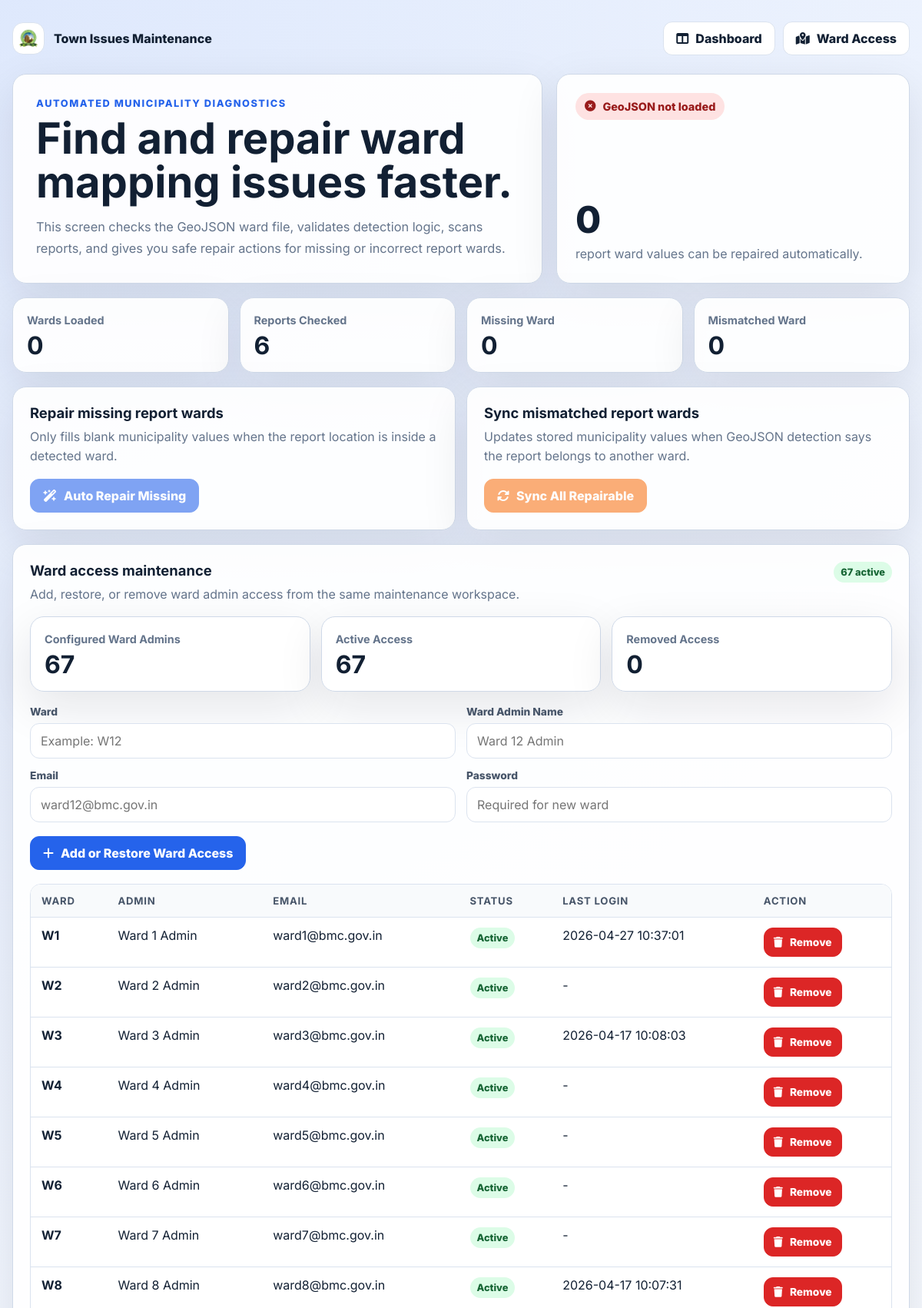
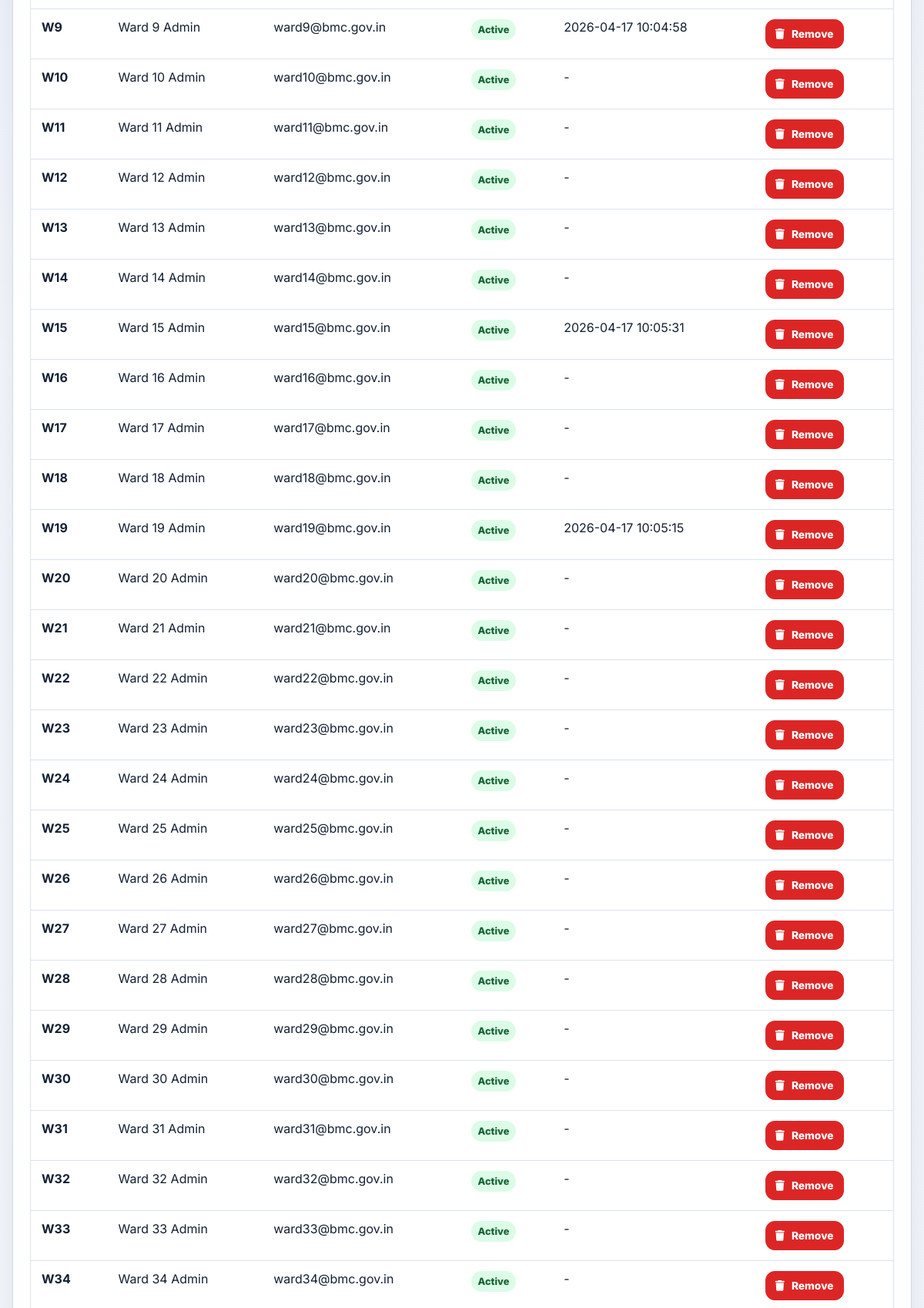
The page /tools/maintenance/debug_municipality.php (signed in, upper part) on the database its author committed (2 pictures, top to bottom).
### tables this page shows
CREATE TABLE `users` (
  `id` int(11) NOT NULL,
  `full_name` varchar(100) NOT NULL,
  `email` varchar(150) NOT NULL,
  `password_hash` varchar(255) NOT NULL,
  `user_type` enum('citizen','volunteer','municipal_admin','ward_admin','super_admin') NOT NULL,
  `ward` varchar(10) DEFAULT NULL,
  `is_active` tinyint(1) DEFAULT 1,
  `last_login` datetime DEFAULT NULL,
  `created_at` timestamp NOT NULL DEFAULT current_timestamp()
);

### app/Services/BhubaneswarDetector.php (called while the page is built, shortened)
<?php
class BhubaneswarWardDetector
{
    private $wards = [];
    private function loadGeoJSON()
    {
        $path = __DIR__ . '/../../data/Wards.geojson';
    }
    public function detectWard($lat, $lng)
    {
        return null;
    }
    public function getAllWards()
    {
        return $this->wards;
    }
}

### tools/maintenance/debug_municipality.php (the view, shortened to what this page needs)
<?php
require_once __DIR__ . '/../../app/Services/BhubaneswarDetector.php';
function h($value) {
    return htmlspecialchars((string)$value, ENT_QUOTES, 'UTF-8');
}
function normalizeWard($ward) {
    return strtolower(trim((string)$ward));
}
function queryAll($db, $sql) {
    $stmt = $db->prepare($sql);
    $stmt->execute();
    $result = $stmt->get_result();
    $rows = $result ? $result->fetch_all(MYSQLI_ASSOC) : [];
    return $rows;
}
function getWardAdmins($db) {
    $stmt = $db->prepare("
        SELECT id, full_name, email, UPPER(ward) AS ward_label, is_active, last_login, created_at
        FROM users
        WHERE user_type = 'ward_admin'
        ORDER BY CAST(SUBSTRING(ward, 2) AS UNSIGNED), ward ASC
    ");
    $stmt->execute();
    $rows = $stmt->get_result()->fetch_all(MYSQLI_ASSOC);
    return $rows;
}
function buildDiagnostics($db, $wardDetector) {
    $wards = $wardDetector->getAllWards();
    $reports = queryAll(
        $db,
        "SELECT id, latitude, longitude, municipality, category, description, created_at
         FROM reports
         ORDER BY created_at DESC"
    );
    $wardChecks = [];
    $wardFailures = 0;
    $totalReports = count($reports);
    $missingWard = 0;
    $mismatchedWard = 0;
    $outsideBoundary = 0;
    $correctWard = 0;
    $issueRows = [];
    $recentRows = array_slice($reports, 0, 20);
    $wardDistribution = [];
    foreach ($reports as $report) {
        $storedWard = normalizeWard($report['municipality'] ?? '');
        $detectedWard = $wardDetector->detectWard((float)$report['latitude'], (float)$report['longitude']);
        $detectedKey = normalizeWard($detectedWard ?? '');
        $issue = null;
        if ($detectedWard === null) {
            $outsideBoundary++;
            $issue = 'Outside boundary or not detected';
        } elseif ($storedWard === '') {
            $missingWard++;
            $issue = 'Missing ward';
        } elseif ($storedWard !== $detectedKey) {
            $mismatchedWard++;
            $issue = 'Stored ward mismatch';
        } else {
            $correctWard++;
        }
        if ($issue && count($issueRows) < 30) {
            $issueRows[] = $report + [
                'detected_ward' => $detectedWard,
                'issue' => $issue,
            ];
        }
    }
    ksort($wardDistribution, SORT_NATURAL);
    return [
        'wards' => $wards,
        'ward_checks' => $wardChecks,
        'ward_failures' => $wardFailures,
        'reports' => $reports,
        'recent_reports' => $recentRows,
        'issue_rows' => $issueRows,
        'ward_distribution' => $wardDistribution,
        'summary' => [
            'total_reports' => $totalReports,
            'total_wards' => count($wards),
            'missing_ward' => $missingWard,
            'mismatched_ward' => $mismatchedWard,
            'outside_boundary' => $outsideBoundary,
            'correct_ward' => $correctWard,
            'repairable' => $missingWard + $mismatchedWard,
        ],
    ];
}
$database = new Database();
$db = $database->getConnection();
$wardDetector = new BhubaneswarWardDetector();
$diagnostics = buildDiagnostics($db, $wardDetector);
$summary = $diagnostics['summary'];
$statusLevel = 'healthy';
$statusText = 'System healthy';
if ($summary['total_wards'] === 0) {
    $statusLevel = 'danger';
    $statusText = 'GeoJSON not loaded';
}
$wardAdmins = getWardAdmins($db);
$activeWardCount = count(array_filter($wardAdmins, static fn($wardAdmin) => (int)$wardAdmin['is_active'] === 1));
$removedWardCount = count($wardAdmins) - $activeWardCount;
?>
<!DOCTYPE html>
<html lang="en">
<head>
    <link rel="stylesheet" href="https://cdnjs.cloudflare.com/ajax/libs/font-awesome/6.5.0/css/all.min.css">
</head>
<body>
    <main class="page">
        <header class="topbar">
            <div class="brand">
                <img src="/town_issues/assets/images/BRP.png" alt="Town Issues logo">
                <span>Town Issues Maintenance</span>
            </div>
            <nav class="nav-actions" aria-label="Maintenance navigation">
                <a class="btn" href="/town_issues/admin_dashboard.php">
                    <i class="fa-solid fa-table-columns" aria-hidden="true"></i>
                    Dashboard
                </a>
                <a class="btn" href="#ward-access">
                    <i class="fa-solid fa-map-location-dot" aria-hidden="true"></i>
                    Ward Access
                </a>
            </nav>
        </header>
        <section class="hero">
            <div class="hero-card">
                <p class="eyebrow">Automated Municipality Diagnostics</p>
                <h1>Find and repair ward mapping issues faster.</h1>
                <p class="lead">
                    This screen checks the GeoJSON ward file, validates detection logic, scans reports,
                    and gives you safe repair actions for missing or incorrect report wards.
                </p>
            </div>
            <aside class="status-card">
                <span class="status-pill <?php echo h($statusLevel); ?>">
                    <i class="fa-solid <?php echo $statusLevel === 'healthy' ? 'fa-circle-check' : ($statusLevel === 'danger' ? 'fa-circle-xmark' : 'fa-triangle-exclamation'); ?>" aria-hidden="true"></i>
                    <?php echo h($statusText); ?>
                </span>
                <div>
                    <p class="status-number"><?php echo h($summary['repairable']); ?></p>
                    <p class="status-copy">report ward values can be repaired automatically.</p>
                </div>
            </aside>
        </section>
        <section class="stats-grid" aria-label="Maintenance summary">
            <div class="stat-card">
                <span>Wards Loaded</span>
                <strong><?php echo h($summary['total_wards']); ?></strong>
            </div>
            <div class="stat-card">
                <span>Reports Checked</span>
                <strong><?php echo h($summary['total_reports']); ?></strong>
            </div>
            <div class="stat-card">
                <span>Missing Ward</span>
                <strong><?php echo h($summary['missing_ward']); ?></strong>
            </div>
            <div class="stat-card">
                <span>Mismatched Ward</span>
                <strong><?php echo h($summary['mismatched_ward']); ?></strong>
            </div>
        </section>
        <section class="automation">
            <div class="panel">
                <div class="panel-header">
                    <div>
                        <h2>Repair missing report wards</h2>
                        <p>Only fills blank municipality values when the report location is inside a detected ward.</p>
                    </div>
                </div>
                <form method="post">
                    <button class="btn btn-primary" type="submit" <?php echo $summary['missing_ward'] === 0 ? 'disabled' : ''; ?>>
                        <i class="fa-solid fa-wand-magic-sparkles" aria-hidden="true"></i>
                        Auto Repair Missing
                    </button>
                </form>
            </div>
            <div class="panel">
                <div class="panel-header">
                    <div>
                        <h2>Sync mismatched report wards</h2>
                        <p>Updates stored municipality values when GeoJSON detection says the report belongs to another ward.</p>
                    </div>
                </div>
                <form method="post">
                    <button class="btn btn-warning" type="submit" <?php echo ($summary['missing_ward'] + $summary['mismatched_ward']) === 0 ? 'disabled' : ''; ?>>
                        <i class="fa-solid fa-rotate" aria-hidden="true"></i>
                        Sync All Repairable
                    </button>
                </form>
            </div>
        </section>
        <div class="stack">
            <section class="panel" id="ward-access">
                <div class="panel-header">
                    <div>
                        <h2>Ward access maintenance</h2>
                        <p>Add, restore, or remove ward admin access from the same maintenance workspace.</p>
                    </div>
                    <span class="badge good"><?php echo h($activeWardCount); ?> active</span>
                </div>
                <section class="stats-grid ward-admin-summary" aria-label="Ward access summary">
                    <div class="stat-card">
                        <span>Configured Ward Admins</span>
                        <strong><?php echo h(count($wardAdmins)); ?></strong>
                    </div>
                    <div class="stat-card">
                        <span>Active Access</span>
                        <strong><?php echo h($activeWardCount); ?></strong>
                    </div>
                    <div class="stat-card">
                        <span>Removed Access</span>
                        <strong><?php echo h($removedWardCount); ?></strong>
                    </div>
                </section>
                <form method="post">
                    <div class="form-grid">
                        <div class="field">
                            <label for="ward">Ward</label>
                            <input id="ward" name="ward" placeholder="Example: W12" required>
                        </div>
                        <div class="field">
                            <label for="full_name">Ward Admin Name</label>
                            <input id="full_name" name="full_name" placeholder="Ward 12 Admin" required>
                        </div>
                        <div class="field">
                            <label for="email">Email</label>
                            <input id="email" name="email" type="email" placeholder="ward12@bmc.gov.in" required>
                        </div>
                        <div class="field">
                            <label for="password">Password</label>
                            <input id="password" name="password" type="password" placeholder="Required for new ward">
                        </div>
                    </div>
                    <button class="btn btn-primary" type="submit">
                        <i class="fa-solid fa-plus" aria-hidden="true"></i>
                        Add or Restore Ward Access
                    </button>
                </form>
                <div class="table-wrap" style="margin-top:18px;">
                    <table>
                        <thead>
                            <tr>
                                <th>Ward</th>
                                <th>Admin</th>
                                <th>Email</th>
                                <th>Status</th>
                                <th>Last Login</th>
                                <th>Action</th>
                            </tr>
                        </thead>
                        <tbody>
                            <?php if (empty($wardAdmins)): ?>
                                <tr>
                                    <td colspan="6">No ward admin access has been configured yet.</td>
                                </tr>
                            <?php else: ?>
                                <?php foreach ($wardAdmins as $wardAdmin): ?>
                                    <tr>
                                        <td><strong><?php echo h($wardAdmin['ward_label']); ?></strong></td>
                                        <td><?php echo h($wardAdmin['full_name']); ?></td>
                                        <td><?php echo h($wardAdmin['email']); ?></td>
                                        <td>
                                            <span class="badge <?php echo (int)$wardAdmin['is_active'] === 1 ? 'good' : 'bad'; ?>">
                                                <?php echo (int)$wardAdmin['is_active'] === 1 ? 'Active' : 'Removed'; ?>
                                            </span>
                                        </td>
                                        <td><?php echo h($wardAdmin['last_login'] ?: '-'); ?></td>
                                        <td>
                                            <?php if ((int)$wardAdmin['is_active'] === 1): ?>
                                                <form method="post" onsubmit="return confirm('Remove access for <?php echo h($wardAdmin['ward_label']); ?>?');">
                                                    <button class="btn btn-danger" type="submit">
                                                        <i class="fa-solid fa-trash" aria-hidden="true"></i>
                                                        Remove
                                                    </button>
                                                </form>
                                            <?php else: ?>
                                                <span class="muted">Add again to restore</span>
                                            <?php endif; ?>
                                        </td>
                                    </tr>
                                <?php endforeach; ?>
                            <?php endif; ?>
                        </tbody>
                    </table>
                </div>
            </section>
        </div>
    </main>
</body>
</html>

### rows shown on the page
users: ward_label "W1", full_name "Ward 1 Admin", email "ward1@bmc.gov.in", is_active "Active", last_login "2026-04-27 10:37:01"
users: ward_label "W2", full_name "Ward 2 Admin", email "ward2@bmc.gov.in", is_active "Active", last_login "-"
users: ward_label "W3", full_name "Ward 3 Admin", email "ward3@bmc.gov.in", is_active "Active", last_login "2026-04-17 10:08:03"
users: ward_label "W4", full_name "Ward 4 Admin", email "ward4@bmc.gov.in", is_active "Active", last_login "-"
users: ward_label "W5", full_name "Ward 5 Admin", email "ward5@bmc.gov.in", is_active "Active", last_login "-"
users: ward_label "W6", full_name "Ward 6 Admin", email "ward6@bmc.gov.in", is_active "Active", last_login "-"
users: ward_label "W7", full_name "Ward 7 Admin", email "ward7@bmc.gov.in", is_active "Active", last_login "-"
users: ward_label "W8", full_name "Ward 8 Admin", email "ward8@bmc.gov.in", is_active "Active", last_login "2026-04-17 10:07:31"
users: ward_label "W9", full_name "Ward 9 Admin", email "ward9@bmc.gov.in", is_active "Active", last_login "2026-04-17 10:04:58"
users: ward_label "W10", full_name "Ward 10 Admin", email "ward10@bmc.gov.in", is_active "Active", last_login "-"
users: ward_label "W11", full_name "Ward 11 Admin", email "ward11@bmc.gov.in", is_active "Active", last_login "-"
users: ward_label "W12", full_name "Ward 12 Admin", email "ward12@bmc.gov.in", is_active "Active", last_login "-"
users: ward_label "W13", full_name "Ward 13 Admin", email "ward13@bmc.gov.in", is_active "Active", last_login "-"
users: ward_label "W14", full_name "Ward 14 Admin", email "ward14@bmc.gov.in", is_active "Active", last_login "-"
users: ward_label "W15", full_name "Ward 15 Admin", email "ward15@bmc.gov.in", is_active "Active", last_login "2026-04-17 10:05:31"
users: ward_label "W16", full_name "Ward 16 Admin", email "ward16@bmc.gov.in", is_active "Active", last_login "-"
users: ward_label "W17", full_name "Ward 17 Admin", email "ward17@bmc.gov.in", is_active "Active", last_login "-"
users: ward_label "W18", full_name "Ward 18 Admin", email "ward18@bmc.gov.in", is_active "Active", last_login "-"
users: ward_label "W19", full_name "Ward 19 Admin", email "ward19@bmc.gov.in", is_active "Active", last_login "2026-04-17 10:05:15"
users: ward_label "W20", full_name "Ward 20 Admin", email "ward20@bmc.gov.in", is_active "Active", last_login "-"
users: ward_label "W21", full_name "Ward 21 Admin", email "ward21@bmc.gov.in", is_active "Active", last_login "-"
users: ward_label "W22", full_name "Ward 22 Admin", email "ward22@bmc.gov.in", is_active "Active", last_login "-"
users: ward_label "W23", full_name "Ward 23 Admin", email "ward23@bmc.gov.in", is_active "Active", last_login "-"
users: ward_label "W24", full_name "Ward 24 Admin", email "ward24@bmc.gov.in", is_active "Active", last_login "-"
users: ward_label "W25", full_name "Ward 25 Admin", email "ward25@bmc.gov.in", is_active "Active", last_login "-"
users: ward_label "W26", full_name "Ward 26 Admin", email "ward26@bmc.gov.in", is_active "Active", last_login "-"
users: ward_label "W27", full_name "Ward 27 Admin", email "ward27@bmc.gov.in", is_active "Active", last_login "-"
users: ward_label "W28", full_name "Ward 28 Admin", email "ward28@bmc.gov.in", is_active "Active", last_login "-"
users: ward_label "W29", full_name "Ward 29 Admin", email "ward29@bmc.gov.in", is_active "Active", last_login "-"
users: ward_label "W30", full_name "Ward 30 Admin", email "ward30@bmc.gov.in", is_active "Active", last_login "-"
users: ward_label "W31", full_name "Ward 31 Admin", email "ward31@bmc.gov.in", is_active "Active", last_login "-"
users: ward_label "W32", full_name "Ward 32 Admin", email "ward32@bmc.gov.in", is_active "Active", last_login "-"
users: ward_label "W33", full_name "Ward 33 Admin", email "ward33@bmc.gov.in", is_active "Active", last_login "-"
users: ward_label "W34", full_name "Ward 34 Admin", email "ward34@bmc.gov.in", is_active "Active", last_login "-"

### other values the page prints
$statusText "GeoJSON not loaded"
$summary['repairable'] "0"
$summary['total_wards'] "0"
$summary['total_reports'] "6"
$summary['missing_ward'] "0"
$summary['mismatched_ward'] "0"
$activeWardCount "67"
count($wardAdmins) "67"
$removedWardCount "0"
